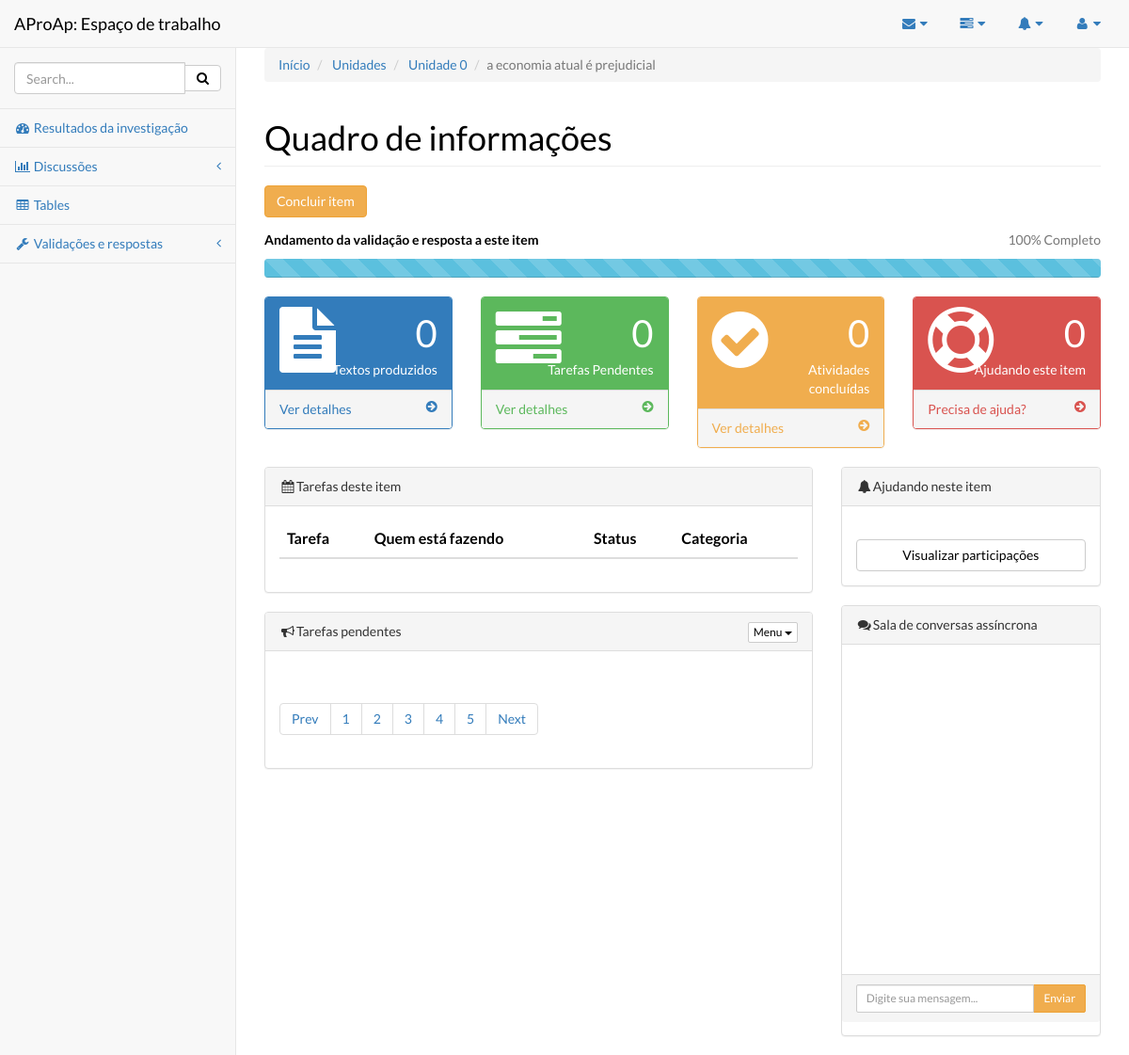
The page /projeto/turma-1-ifes-administracao-2015/unidade/0/item/a-economia-atual-e-prejudicial/ on the database as committed earlier.
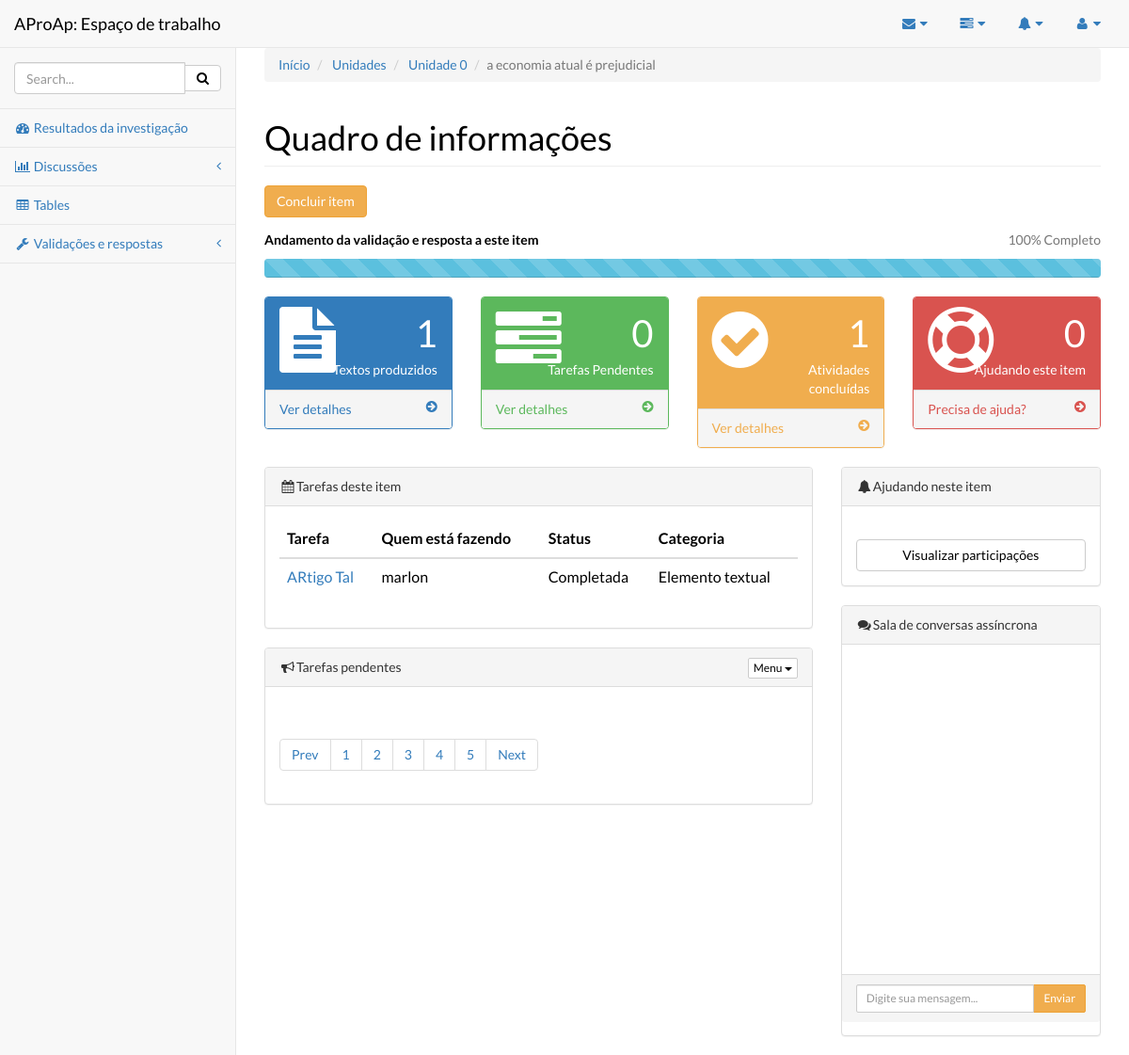
The same page on the database as committed later.
### aproap/models.py (models this page shows, shortened)
class unidadeInvestigacao(models.Model):
    nomeDoBloco = models.IntegerField()
    qualProjeto = models.ForeignKey(Projeto)
    conhecimentoPrevio = models.CharField(max_length=200)
    slugConhecimento = models.SlugField()
    investigador = models.CharField(max_length = 100, blank=True)
    prazo = models.DateField(blank=True, null=True)
    prazoFinal = models.DateField(blank=True, null=True)
    precisaAjuda = models.IntegerField(default=0)
    status = models.IntegerField(default=0)

class tarefasItem(models.Model):
    tarefaDesc = models.CharField(max_length=100)
    slugTarefa = models.SlugField()
    vinculoConhecimento = models.ForeignKey(unidadeInvestigacao)
    responsavel = models.CharField(max_length=100, blank=True)
    status = models.IntegerField(default=0)
    categoria = models.CharField(max_length=30)

### aproap/views.py (the view)
# urls.py: url(r'^projeto/(?P<slug>[\w-]+)/unidade/(?P<unidade>[0-9]+)/item/(?P<itemslug>[\w-]+)/$', 'aproap.views.detalhesItem', name='detalhesItem'),
def detalhesItem(request, slug, unidade, itemslug):
    item = unidadeInvestigacao.objects.get(slugConhecimento=itemslug).id
    vinculoItem = unidadeInvestigacao.objects.get(slugConhecimento=itemslug)
    qualItem = unidadeInvestigacao.objects.get(pk=item).conhecimentoPrevio
    conversas = conversa.objects.filter(qualItem=vinculoItem)
    producoes = textoProduzido.objects.filter(vinculadoItem=vinculoItem).count()
    prazoInicial = unidadeInvestigacao.objects.get(pk=item).prazo
    if prazoInicial is None:
        semCronograma = True
    else:
        semCronograma = False
    qualItemId = unidadeInvestigacao.objects.get(pk=item).id
    investigadorPrincipal = unidadeInvestigacao.objects.get(pk=item).investigador
    ajudante = tarefasItem.objects.filter(vinculoConhecimento=qualItemId).exclude(responsavel=investigadorPrincipal)
    ajudante = ajudante.exclude(responsavel='')
    qtdajudantes = ajudante.count()
    tarefasAndamento = tarefasItem.objects.filter(vinculoConhecimento=qualItemId).exclude(responsavel='')
    tarefasPendentes = tarefasItem.objects.filter(vinculoConhecimento=qualItemId, responsavel='')
    qtdTarefasPendentes = tarefasItem.objects.filter(vinculoConhecimento=qualItemId, responsavel='').count()
    mediaTarefas = vinculoItem.status
    qtdTarefasFinalizadas = tarefasItem.objects.filter(vinculoConhecimento=qualItemId, status=1).count()
    context = dict(tarefasPendentes=tarefasPendentes, tarefasAndamento=tarefasAndamento,
                   qualItem=qualItemId, item=item, qtdTarefasPendentes=qtdTarefasPendentes,
                   qtdajudantes=qtdajudantes, ajudantes=ajudante, slug=slug, unidade=unidade, itemslug=itemslug,
                   semCronograma=semCronograma, producoes=producoes, vinculoItem=vinculoItem, conversas=conversas,
                   mediaTarefas=mediaTarefas, qtdTarefasFinalizadas=qtdTarefasFinalizadas)
    c = RequestContext(request, context)
    return render_to_response('detalheItem.html', c)

### aproap/templates/detalheItem.html (shortened to what this page needs)
{% load static %}
<html><head>
        <link href="{% static 'static/css/font-awesome.min.css' %}" rel="stylesheet">
        <link href="{% static 'static/css/jquery.qtip.min.css' %}" rel="stylesheet">
        <link href="{% static 'static/css/bootstrap.css' %}" rel="stylesheet">
        <link href="{% static 'static/css/metisMenu.css' %}" rel="stylesheet">
        <link href="{% static 'static/css/sb-admin-2.css' %}" rel="stylesheet">
        <link href="{% static 'static/css/litetooltip.min.css' %}" rel="stylesheet">
        <link href="{% static 'static/css/rateit.css' %}" rel="stylesheet">
    </head><body>
    <div id="wrapper">
      <nav class="navbar navbar-default navbar-static-top" role="navigation"
      style="margin-bottom: 0">
        <div class="navbar-header">
          <a class="navbar-brand" href="/">AProAp: Espaço de trabalho</a>
        </div>
        <ul class="nav navbar-top-links navbar-right">
          <li class="dropdown">
            <a class="dropdown-toggle" data-toggle="dropdown" href="#">
                        <i class="fa fa-envelope fa-fw"></i>  <i class="fa fa-caret-down"></i>
                    </a>
          </li>
          <li class="dropdown">
            <a class="dropdown-toggle" data-toggle="dropdown" href="#">
                        <i class="fa fa-tasks fa-fw"></i>  <i class="fa fa-caret-down"></i>
                    </a>
          </li>
          <li class="dropdown">
            <a class="dropdown-toggle" data-toggle="dropdown" href="#">
                        <i class="fa fa-bell fa-fw"></i>  <i class="fa fa-caret-down"></i>
                    </a>
          </li>
          <li class="dropdown">
            <a class="dropdown-toggle" data-toggle="dropdown" href="#">
                        <i class="fa fa-user fa-fw"></i>  <i class="fa fa-caret-down"></i>
                    </a>
          </li>
        </ul>
        <div class="navbar-default sidebar" role="navigation">
          <div class="sidebar-nav navbar-collapse">
            <ul class="nav" id="side-menu">
              <li class="sidebar-search">
                <div class="input-group custom-search-form">
                  <input type="text" class="form-control" placeholder="Search...">
                  <span class="input-group-btn">
                    <button class="btn btn-default" type="button">
                      <i class="fa fa-search"></i>
                    </button>
                  </span>
                </div>
              </li>
              <li>
                <a href="index.html"><i class="fa fa-dashboard fa-fw"></i> Resultados da investigação</a>
              </li>
              <li>
                <a href="#"><i class="fa fa-bar-chart-o fa-fw"></i> Discussões<span class="fa arrow"></span></a>
              </li>
              <li>
                <a href="tables.html"><i class="fa fa-table fa-fw"></i> Tables</a>
              </li>
              <li>
                <a href="#"><i class="fa fa-wrench fa-fw"></i> Validações e respostas<span class="fa arrow"></span></a>
              </li>
            </ul>
          </div>
        </div>
      </nav>
      <div id="page-wrapper">
        <div class="row">
          <div class="col-lg-12">
            <ul class="breadcrumb">
              <li>
                <a href="/lobby/{{ slug }}/">Início</a>
              </li>
              <li>
                <a href="/projeto/{{ slug }}/unidades/">Unidades</a>
              </li>
              <li>
                <a href="/projeto/{{ slug }}/unidade/{{ unidade }}/detalhes/">Unidade {{ unidade }}</a>
              </li>
              <li class="active">{{ vinculoItem.conhecimentoPrevio }}</li>
            </ul>
            <h1 class="page-header">Quadro de informações</h1>
              <a class="btn btn-warning" href="#" data-toggle="modal" data-target="#concluirItem">Concluir item</a>
              <div>
                   <p>
                       <strong>Andamento da validação e resposta a este item</strong>
                       <span class="pull-right text-muted">{{ mediaTarefas }}% Completo</span>
                   </p>
                   <div class="progress progress-striped active">
                       <div class="progress-bar progress-bar-info" role="progressbar" aria-valuenow="{{ mediaTarefas }}" aria-valuemin="0" aria-valuemax="100" style="width: {{ mediaTarefas }}%">
                       </div>
                   </div>
              </div>
          </div>
        </div>
        <div class="row">
          <div class="col-lg-3 col-md-6">
            <div class="panel panel-primary">
              <div class="panel-heading">
                <div class="row">
                  <div class="col-xs-3">
                    <i class="fa fa-file-text fa-5x"></i>
                  </div>
                  <div class="col-xs-9 text-right">
                    <div class="huge">{{ producoes }}</div>
                    <div>Textos produzidos</div>
                  </div>
                </div>
              </div>
              <a href="#">
                            <div class="panel-footer">
                                <span class="pull-left">Ver detalhes</span>
                                <span class="pull-right"><i class="fa fa-arrow-circle-right"></i></span>
                                <div class="clearfix"></div>
                            </div>
                        </a>
            </div>
          </div>
          <div class="col-lg-3 col-md-6">
            <div class="panel panel-green">
              <div class="panel-heading">
                <div class="row">
                  <div class="col-xs-3">
                    <i class="fa fa-tasks fa-5x"></i>
                  </div>
                  <div class="col-xs-9 text-right">
                    <div class="huge">{{ qtdTarefasPendentes }}</div>
                    <div>Tarefas Pendentes</div>
                  </div>
                </div>
              </div>
              <a href="#tarefaspendentes">
                            <div class="panel-footer">
                                <span class="pull-left">Ver detalhes</span>
                                <span class="pull-right"><i class="fa fa-arrow-circle-right"></i></span>
                                <div class="clearfix"></div>
                            </div>
                        </a>
            </div>
          </div>
          <div class="col-lg-3 col-md-6">
            <div class="panel panel-yellow">
              <div class="panel-heading">
                <div class="row">
                  <div class="col-xs-3">
                    <i class="fa fa-check-circle fa-5x"></i>
                  </div>
                  <div class="col-xs-9 text-right">
                    <div class="huge">{{ qtdTarefasFinalizadas }}</div>
                    <div>Atividades concluídas</div>
                  </div>
                </div>
              </div>
              <a href="#">
                            <div class="panel-footer">
                                <span class="pull-left">Ver detalhes</span>
                                <span class="pull-right"><i class="fa fa-arrow-circle-right"></i></span>
                                <div class="clearfix"></div>
                            </div>
                        </a>
            </div>
          </div>
          <div class="col-lg-3 col-md-6">
            <div class="panel panel-red">
              <div class="panel-heading">
                <div class="row">
                  <div class="col-xs-3">
                    <i class="fa fa-support fa-5x"></i>
                  </div>
                  <div class="col-xs-9 text-right">
                    <div class="huge">{{ qtdajudantes }}</div>
                    <div>Ajudando este item</div>
                  </div>
                </div>
              </div>
              {% if vinculoItem.precisaAjuda == 0 %}
              <a href='#' data-toggle="modal" data-target="#confirmaAjuda">
                            <div class="panel-footer">
                                <span class="pull-left">Precisa de ajuda?</span>
                                <span class="pull-right"><i class="fa fa-arrow-circle-right"></i></span>
                                <div class="clearfix"></div>
                            </div>
              </a>
              {% endif %}
            </div>
          </div>
        </div>
        <div class="row">
          <div class="col-lg-8">
            <div class="panel panel-default">
              <div class="panel-heading">
                <i class="fa -o fa-fw fa-calendar"></i>Tarefas deste item
              </div>
              <div class="panel-body">
                <table class="table">
                  <thead>
                    <tr>
                      <th>Tarefa</th>
                      <th>Quem está fazendo</th>
                      <th>Status</th>
                      <th>Categoria</th>
                    </tr>
                  </thead>
                  <tbody>
                  {% for tarefa in tarefasAndamento %}
                    <tr>
                       <td><a href="#"> {{ tarefa.tarefaDesc }}</a></td>
                       <td>{{ tarefa.responsavel }}</td>
                        {% if tarefa.status == 1 %}
                        <td>Completada</td>
                        {% else %}
                        <td>Sem resultados ainda</td>
                        {% endif %}
                       <td>{{ tarefa.categoria }}</td>
                    </tr>
                  {% endfor %}
                  </tbody>
                </table>
              </div>
            </div>
            <div class="panel panel-default" id="tarefaspendentes">
              <div class="panel-heading">
                <i class="fa -o fa-fw fa-bullhorn"></i>Tarefas pendentes
                <div class="pull-right">
                  <div class="btn-group">
                    <button type="button" class="btn btn-default btn-xs dropdown-toggle" data-toggle="dropdown">Menu
                      <span class="caret"></span>
                    </button>
                  </div>
                </div>
              </div>
              <div class="panel-body">
                <ul class="pagination">
                  <li>
                    <a href="#">Prev</a>
                  </li>
                  <li>
                    <a href="#">1</a>
                  </li>
                  <li>
                    <a href="#">2</a>
                  </li>
                  <li>
                    <a href="#">3</a>
                  </li>
                  <li>
                    <a href="#">4</a>
                  </li>
                  <li>
                    <a href="#">5</a>
                  </li>
                  <li>
                    <a href="#">Next</a>
                  </li>
                </ul>
              </div>
            </div>
          </div>
          <div class="col-lg-4">
            <div class="panel panel-default">
              <div class="panel-heading">
                <i class="fa fa-bell fa-fw"></i>Ajudando neste item</div>
              <div class="panel-body">
                <a href="#" class="btn btn-default btn-block">Visualizar participações</a>
              </div>
            </div>
            <div class="chat-panel panel panel-default">
              <div class="panel-heading">
                <i class="fa fa-comments fa-fw"></i>Sala de conversas assíncrona
              </div>
              <div class="panel-body">
              </div>
            <form method="post" action="/postar_conversa/{{ slug }}/{{ unidade }}/{{ itemslug }}/">
              <div class="panel-footer">
                <div class="input-group">
                  <input id="btn-input" type="text" class="form-control input-sm" name="mensagem" placeholder="Digite sua mensagem...">
                  <span class="input-group-btn">
                    <button class="btn btn-warning btn-sm" type="submit">Enviar</button>
                  </span>
                </div>
              </div>
            </form>
            </div>
          </div>
        </div>
      </div>
    </div>
  </body>
</html>

Rows that differ between the two databases and show on the page:
added tarefasItem: tarefaDesc "ARtigo Tal", responsavel "marlon", status "Completada", categoria "Elemento textual"
Other text that changed with them:
{{ producoes }}: "0" → "1"
{{ qtdTarefasFinalizadas }}: "0" → "1"
